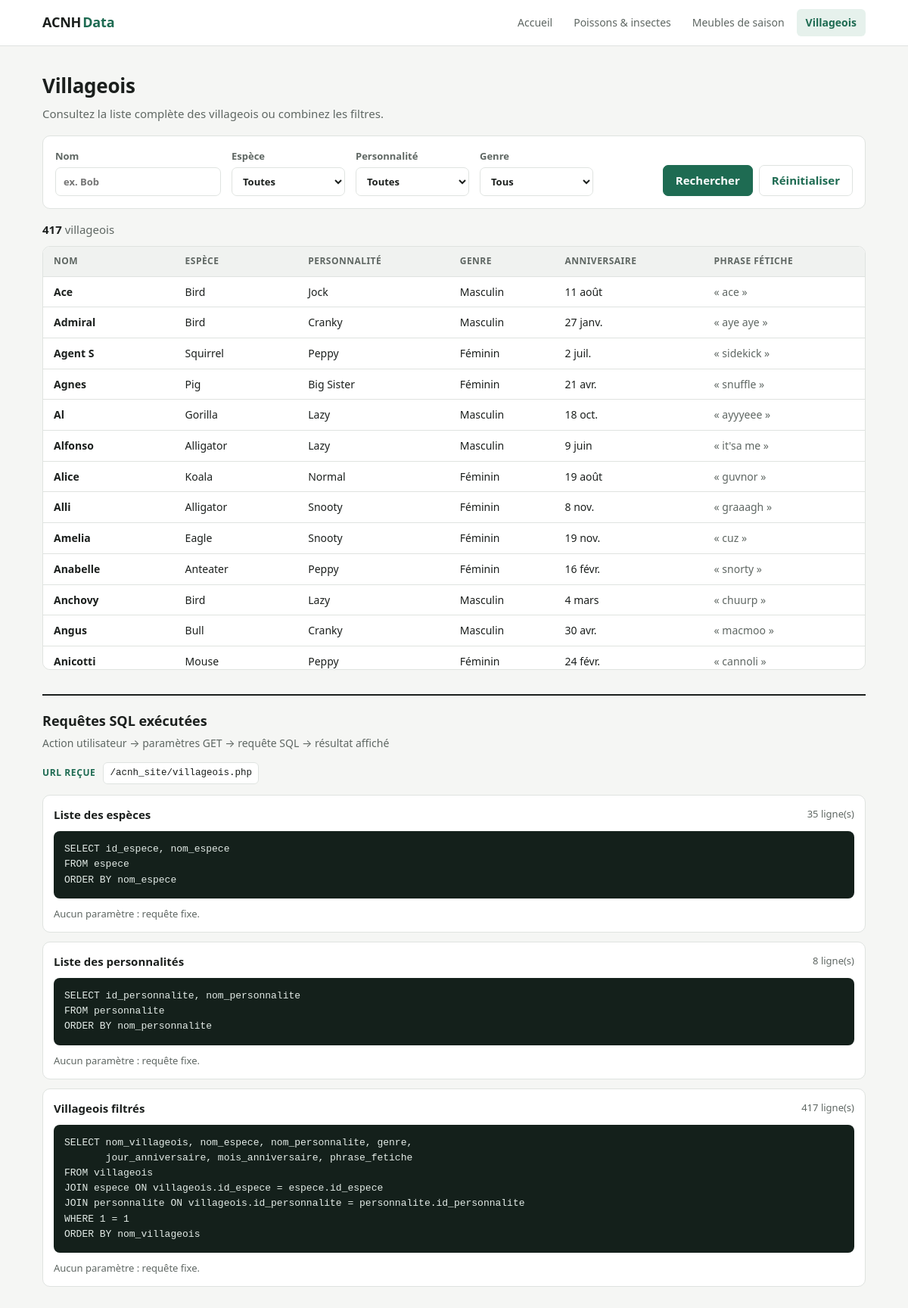
The app's page /villageois.php with its own data.
### tables this page shows
CREATE TABLE villageois (
  id_villageois            INT         NOT NULL AUTO_INCREMENT,
  id_espece                INT         NOT NULL,
  id_personnalite          INT         NOT NULL,
  nom_villageois           VARCHAR(30) NOT NULL,
  genre                    VARCHAR(10) NOT NULL,
  sous_type                CHAR(1)     NOT NULL,
  jour_anniversaire        INT         NOT NULL,
  mois_anniversaire        INT         NOT NULL,
  phrase_fetiche           VARCHAR(50) NOT NULL,
  chanson_preferee         VARCHAR(50) NOT NULL,
  citation_preferee        TEXT        NOT NULL,
  version_ajout_villageois VARCHAR(10) NOT NULL,
  nom_fichier_villageois   VARCHAR(20) NOT NULL,
  PRIMARY KEY (id_villageois),
  UNIQUE (nom_villageois),
  FOREIGN KEY (id_espece) REFERENCES espece (id_espece),
  FOREIGN KEY (id_personnalite) REFERENCES personnalite (id_personnalite),
  CHECK (genre IN ('Male', 'Female')),
  CHECK (jour_anniversaire BETWEEN 1 AND 31 AND mois_anniversaire BETWEEN 1 AND 12)
);

CREATE TABLE espece (
  id_espece  INT         NOT NULL AUTO_INCREMENT,
  nom_espece VARCHAR(30) NOT NULL,
  PRIMARY KEY (id_espece),
  UNIQUE (nom_espece)
);

CREATE TABLE personnalite (
  id_personnalite  INT         NOT NULL AUTO_INCREMENT,
  nom_personnalite VARCHAR(20) NOT NULL,
  PRIMARY KEY (id_personnalite),
  UNIQUE (nom_personnalite)
);

### villageois.php (the view, shortened to what this page needs)
<?php
require_once 'config.php';
require_once 'includes/fonctions.php';
if (isset($_GET['nom']) && is_string($_GET['nom'])) {
    $nom = trim($_GET['nom']);
} else {
    $nom = '';
}
$sql = "SELECT nom_villageois, nom_espece, nom_personnalite, genre,
       jour_anniversaire, mois_anniversaire, phrase_fetiche
FROM villageois
JOIN espece ON villageois.id_espece = espece.id_espece
JOIN personnalite ON villageois.id_personnalite = personnalite.id_personnalite
WHERE 1 = 1";
$valeurs = [];
$sql = $sql . "\nORDER BY nom_villageois";
$requete = $dbh->prepare($sql);
$requete->execute($valeurs);
$villageois = $requete->fetchAll(PDO::FETCH_ASSOC);
$noms_mois = [1 => 'janv.', 2 => 'févr.', 3 => 'mars', 4 => 'avr.', 5 => 'mai', 6 => 'juin',
              7 => 'juil.', 8 => 'août', 9 => 'sept.', 10 => 'oct.', 11 => 'nov.', 12 => 'déc.'];
include 'includes/header.php';
?>
<div class="page-head">
    <h1>Villageois</h1>
    <p>Consultez la liste complète des villageois ou combinez les filtres.</p>
</div>
<form class="filters" method="get">
    <label>Nom
        <input type="text" name="nom" value="<?php echo htmlspecialchars($nom); ?>" placeholder="ex. Bob">
    </label>
    <label>Espèce
        <select name="espece">
            <option value="toutes">Toutes</option>
        </select>
    </label>
    <label>Personnalité
        <select name="personnalite">
            <option value="toutes">Toutes</option>
        </select>
    </label>
    <label>Genre
        <select name="genre">
            <option value="tous">Tous</option>
        </select>
    </label>
    <div class="actions">
        <button type="submit">Rechercher</button>
        <a class="btn-ghost" href="villageois.php?nom=&espece=toutes&personnalite=toutes&genre=tous">Réinitialiser</a>
    </div>
</form>
<p class="count"><strong><?php echo count($villageois); ?></strong> villageois</p>
<div class="table-wrap">
    <table class="data">
        <thead><tr><th>Nom</th><th>Espèce</th><th>Personnalité</th><th>Genre</th><th>Anniversaire</th><th>Phrase fétiche</th></tr></thead>
        <tbody>
        <?php
        foreach ($villageois as $ligne) {
            if ($ligne['genre'] == 'Male') {
                $genre_affiche = 'Masculin';
            } else {
                $genre_affiche = 'Féminin';
            }
            echo "<tr>
                <td class='strong'>" . htmlspecialchars($ligne['nom_villageois']) . "</td>
                <td>" . htmlspecialchars($ligne['nom_espece']) . "</td>
                <td>" . htmlspecialchars($ligne['nom_personnalite']) . "</td>
                <td>$genre_affiche</td>
                <td>" . $ligne['jour_anniversaire'] . " " . $noms_mois[$ligne['mois_anniversaire']] . "</td>
                <td class='muted'>« " . htmlspecialchars($ligne['phrase_fetiche']) . " »</td>
            </tr>";
        }
        ?>
        </tbody>
    </table>
</div>
<section class="sql-panel" id="sql">
    <div class="sql-head">
        <h2>Requêtes SQL exécutées</h2>
        <p>Action utilisateur → paramètres GET → requête SQL → résultat affiché</p>
    </div>
    <div class="sql-url">
        <span>URL reçue</span>
        <code><?php echo htmlspecialchars($_SERVER['REQUEST_URI']);  ?></code>
    </div>
</section>
<?php include 'includes/footer.php'; ?>

### assets/style.css (style rules this page uses)
:root { --bg: #f5f6f4; --surface: #ffffff; --ink: #1b1f1d; --muted: #5f6763; --line: #dfe3e0; --accent: #1e6b52; --accent-soft: #e6f1ec; --code-bg: #14201b; --code-ink: #e3ebe7; --kw: #7fd1ae; --param: #f2c46b; --radius: 10px; }
* { box-sizing: border-box; }
body { margin: 0; background: var(--bg); color: var(--ink); font: 15px/1.55 system-ui, -apple-system, "Segoe UI", Roboto, sans-serif; }
.page-head { padding: 32px 0 16px; }
.page-head h1 { margin: 0 0 6px; font-size: 26px; letter-spacing: -.01em; }
.page-head p { margin: 0; color: var(--muted); max-width: 720px; }
.filters { display: flex; flex-wrap: wrap; gap: 14px; align-items: flex-end; background: var(--surface); border: 1px solid var(--line); border-radius: var(--radius); padding: 16px; margin-bottom: 16px; }
.filters label { display: flex; flex-direction: column; gap: 5px; font-size: 13px; font-weight: 600; color: var(--muted); }
.filters select, .filters input { font: inherit; color: var(--ink); min-width: 150px; padding: 8px 10px; border: 1px solid var(--line); border-radius: 7px; background: #fff; }
.actions { display: flex; gap: 8px; margin-left: auto; }
button, .btn-ghost { font: inherit; font-weight: 600; padding: 8px 16px; border-radius: 7px; cursor: pointer; text-decoration: none; display: inline-block; }
button { background: var(--accent); color: #fff; border: 1px solid var(--accent); }
.btn-ghost { background: transparent; color: var(--accent); border: 1px solid var(--line); }
.count { color: var(--muted); margin: 0 0 10px; }
.count strong { color: var(--ink); }
.table-wrap { background: var(--surface); border: 1px solid var(--line); border-radius: var(--radius); overflow-x: auto; max-height: 560px; overflow-y: auto; }
table.data { width: 100%; border-collapse: collapse; font-size: 14px; }
table.data th { position: sticky; top: 0; background: #f0f2f0; text-align: left; font-size: 12px; text-transform: uppercase; letter-spacing: .04em; color: var(--muted); padding: 10px 14px; border-bottom: 1px solid var(--line); }
table.data td { padding: 9px 14px; border-bottom: 1px solid var(--line); white-space: nowrap; }
.strong { font-weight: 600; }
.muted { color: var(--muted); }
.sql-panel { margin: 32px 0 8px; border-top: 2px solid var(--ink); padding-top: 20px; }
.sql-head h2 { margin: 0; font-size: 18px; }
.sql-head p { margin: 4px 0 14px; color: var(--muted); font-size: 14px; }
.sql-url { display: flex; gap: 10px; align-items: center; flex-wrap: wrap; margin-bottom: 14px; font-size: 13px; }
.sql-url span { font-weight: 700; text-transform: uppercase; letter-spacing: .05em; color: var(--accent); font-size: 12px; }
.sql-url code { background: var(--surface); border: 1px solid var(--line); padding: 4px 8px; border-radius: 6px; word-break: break-all; }
code { font-family: ui-monospace, Consolas, monospace; font-size: 12.5px; }

### records on screen
villageois: nom_villageois "Ace", id_espece.nom_espece "Bird", id_personnalite.nom_personnalite "Jock", genre "Masculin", jour_anniversaire "11", mois_anniversaire "août", phrase_fetiche "ace"
villageois: nom_villageois "Admiral", id_espece.nom_espece "Bird", id_personnalite.nom_personnalite "Cranky", genre "Masculin", jour_anniversaire "27", mois_anniversaire "janv.", phrase_fetiche "aye aye"
villageois: nom_villageois "Agent S", id_espece.nom_espece "Squirrel", id_personnalite.nom_personnalite "Peppy", genre "Féminin", jour_anniversaire "2", mois_anniversaire "juil.", phrase_fetiche "sidekick"
villageois: nom_villageois "Agnes", id_espece.nom_espece "Pig", id_personnalite.nom_personnalite "Big Sister", genre "Féminin", jour_anniversaire "21", mois_anniversaire "avr.", phrase_fetiche "snuffle"
villageois: nom_villageois "Al", id_espece.nom_espece "Gorilla", id_personnalite.nom_personnalite "Lazy", genre "Masculin", jour_anniversaire "18", mois_anniversaire "oct.", phrase_fetiche "ayyyeee"
villageois: nom_villageois "Alfonso", id_espece.nom_espece "Alligator", id_personnalite.nom_personnalite "Lazy", genre "Masculin", jour_anniversaire "9", mois_anniversaire "juin", phrase_fetiche "it'sa me"
villageois: nom_villageois "Alice", id_espece.nom_espece "Koala", id_personnalite.nom_personnalite "Normal", genre "Féminin", jour_anniversaire "19", mois_anniversaire "août", phrase_fetiche "guvnor"
villageois: nom_villageois "Alli", id_espece.nom_espece "Alligator", id_personnalite.nom_personnalite "Snooty", genre "Féminin", jour_anniversaire "8", mois_anniversaire "nov.", phrase_fetiche "graaagh"
villageois: nom_villageois "Amelia", id_espece.nom_espece "Eagle", id_personnalite.nom_personnalite "Snooty", genre "Féminin", jour_anniversaire "19", mois_anniversaire "nov.", phrase_fetiche "cuz"
villageois: nom_villageois "Anabelle", id_espece.nom_espece "Anteater", id_personnalite.nom_personnalite "Peppy", genre "Féminin", jour_anniversaire "16", mois_anniversaire "févr.", phrase_fetiche "snorty"
villageois: nom_villageois "Anchovy", id_espece.nom_espece "Bird", id_personnalite.nom_personnalite "Lazy", genre "Masculin", jour_anniversaire "4", mois_anniversaire "mars", phrase_fetiche "chuurp"
villageois: nom_villageois "Angus", id_espece.nom_espece "Bull", id_personnalite.nom_personnalite "Cranky", genre "Masculin", jour_anniversaire "30", mois_anniversaire "avr.", phrase_fetiche "macmoo"
villageois: nom_villageois "Anicotti", id_espece.nom_espece "Mouse", id_personnalite.nom_personnalite "Peppy", genre "Féminin", jour_anniversaire "24", mois_anniversaire "févr.", phrase_fetiche "cannoli"

### other values on screen
count($villageois) "417"
